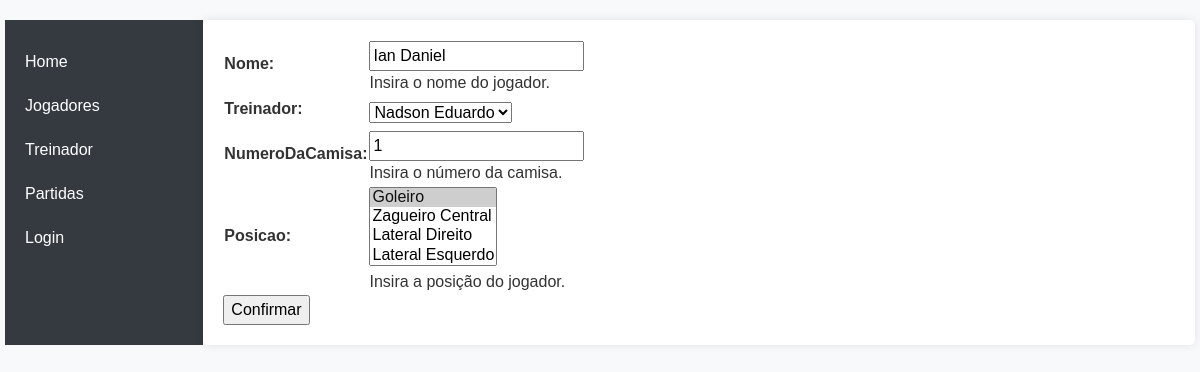
The page /catalog/jogador/1/update/ on the database its author committed.
### catalog/models.py (models this page shows, shortened)
class Jogador(models.Model):
    nome=models.CharField(max_length=200, help_text='Insira o nome do jogador.')
    treinador=models.ForeignKey('Treinador', on_delete=models.SET_NULL, null=True)
    numeroDaCamisa=models.CharField(max_length=200, help_text='Insira o número da camisa.')
    posicao=models.ManyToManyField(Posicao, help_text='Insira a posição do jogador.')

class Treinador(models.Model):
    nome=models.CharField(max_length=200, help_text='Insira o nome do treinador.')
    idade=models.CharField(max_length=200, help_text='Insira a idade do treinador.')
    email=models.CharField(max_length=200, help_text='Insira o e-mail do treinador.')
    def __str__(self):
        return self.nome

class Posicao(models.Model):
    nome=models.CharField(max_length=200, help_text='Insira a posição do jogador.')
    def __str__(self):
        return self.nome

### catalog/views.py (the view)
# urls.py: path('jogador/<int:pk>/update/', views.JogadorUpdate.as_view(), name='jogador_update'),
class JogadorUpdate(UpdateView):
    model = Jogador
    fields = ['nome', 'treinador', 'numeroDaCamisa', 'posicao']

### catalog/templates/catalog/jogador_form.html (shortened to what this page needs)
{% extends "base_generic.html" %}
{% block content %}
  <form action="" method="post">
    <table>
    {{ form.as_table }}
    </table>
    <input type="submit" value="Confirmar">
  </form>
{% endblock %}

### catalog/static/css/styles.css (style rules this page uses)
body { font-family: 'Arial', sans-serif; background-color: #f8f9fa; color: #333; }

### rows shown on the page
Jogador: nome "Ian Daniel", treinador "Nadson Eduardo", numeroDaCamisa "1"
